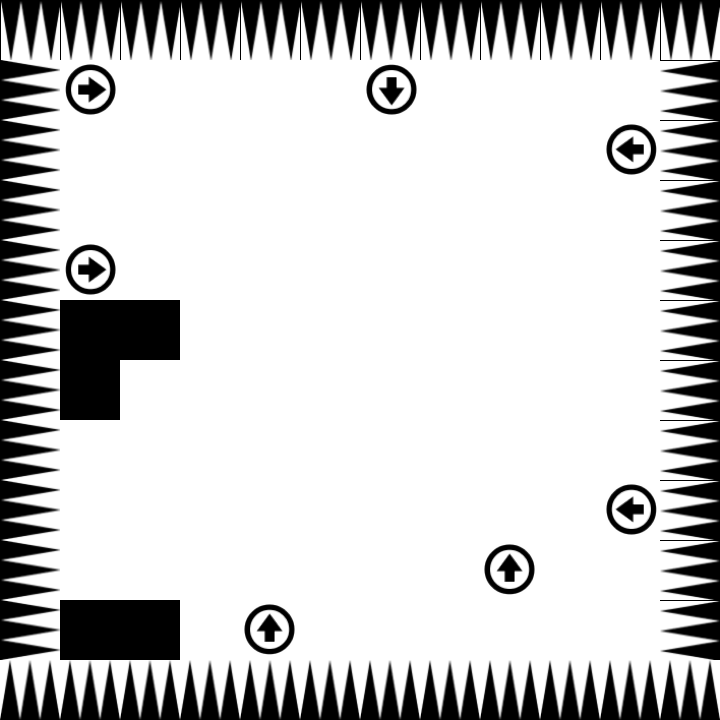

Rendered tile map (Tiled .tmx) drawn with the repository's tilesets; below, a short description and the full map source, tile grids included:
An orthogonal 12x12 tile map with 60x60 px tiles, 3 tile layers (Layer2, Layer3, Layer4) and 4 objects (gate2, gate1, key1, prop1).

<map version="1.5" tiledversion="1.7.2" orientation="orthogonal" renderorder="right-down" width="12" height="12" tilewidth="60" tileheight="60" infinite="0" nextlayerid="6" nextobjectid="15">
 <tileset firstgid="1" source="graph.tsx" />
 <layer id="1" name="Layer2" width="12" height="12">
  <data encoding="csv">
10,10,10,10,10,10,10,10,10,10,10,10,
13,1,1,1,1,1,1,1,1,1,1,12,
13,1,1,1,1,1,1,1,1,1,1,12,
13,1,1,1,1,1,1,1,1,1,1,12,
13,1,1,1,1,1,1,1,1,1,1,12,
13,3,3,1,1,1,1,1,1,1,1,12,
13,3,1,1,1,1,1,1,1,1,1,12,
13,1,1,1,1,1,1,1,1,1,1,12,
13,1,1,1,1,1,1,1,1,1,1,12,
13,1,1,1,1,1,1,1,1,1,1,12,
13,3,3,1,1,1,1,1,1,1,1,12,
2,2,2,2,2,2,2,2,2,2,2,2
</data>
 </layer>
 <layer id="2" name="Layer3" width="12" height="12">
  <data encoding="csv">
0,0,0,0,0,0,0,0,0,0,0,0,
0,16,0,0,0,0,8,0,0,0,0,0,
0,0,0,0,0,0,0,0,0,0,17,0,
0,0,0,0,0,0,0,0,0,0,0,0,
0,16,0,0,0,0,0,0,0,0,0,0,
0,0,0,0,0,0,0,0,0,0,0,0,
0,0,0,0,0,0,0,0,0,0,0,0,
0,0,0,0,0,0,0,0,0,0,0,0,
0,0,0,0,0,0,0,0,0,0,17,0,
0,0,0,0,0,0,0,0,15,0,0,0,
0,0,0,0,15,0,0,0,0,0,0,0,
0,0,0,0,0,0,0,0,0,0,0,0
</data>
 </layer>
 <layer id="3" name="Layer4" width="12" height="12">
  <data encoding="csv">
0,0,0,0,0,0,0,0,0,0,0,0,
0,0,0,0,0,0,0,0,0,0,0,0,
0,0,0,0,0,0,0,0,0,0,0,0,
0,0,0,0,0,0,0,0,0,0,0,0,
0,0,0,0,0,0,0,0,0,0,0,0,
0,0,0,0,0,0,0,0,0,0,0,0,
0,0,0,0,0,0,0,0,0,0,0,0,
0,0,0,0,0,0,0,0,0,0,0,0,
0,0,0,0,0,0,0,0,0,0,0,0,
0,0,0,0,0,0,0,0,0,0,0,0,
0,0,0,0,0,0,0,0,0,0,0,0,
0,0,0,0,0,0,0,0,0,0,0,0
</data>
 </layer>
 <objectgroup id="4" name="Transfer">
  <object id="12" name="gate2" gid="21" x="120" y="420" width="60" height="60">
   <properties>
    <property name="target_gate" value="gate1" />
    <property name="target_level" value="level16" />
   </properties>
  </object>
  <object id="2" name="gate1" gid="6" x="60" y="600" width="60" height="60">
   <properties>
    <property name="target_gate" value="gate2" />
    <property name="target_level" value="level14" />
   </properties>
  </object>
 </objectgroup>
 <objectgroup id="5" name="Trigger">
  <object id="11" name="key1" gid="4" x="120" y="240" width="60" height="60">
   <properties>
    <property name="params" value="{&quot;targetLevel&quot;: &quot;level14&quot;,&quot;targetLayers&quot;:&quot;Layer6&quot;}" />
    <property name="script" value="LayerTrigger" />
   </properties>
  </object>
  <object id="14" name="prop1" gid="14" x="600" y="360" width="60" height="60" />
 </objectgroup>
</map>